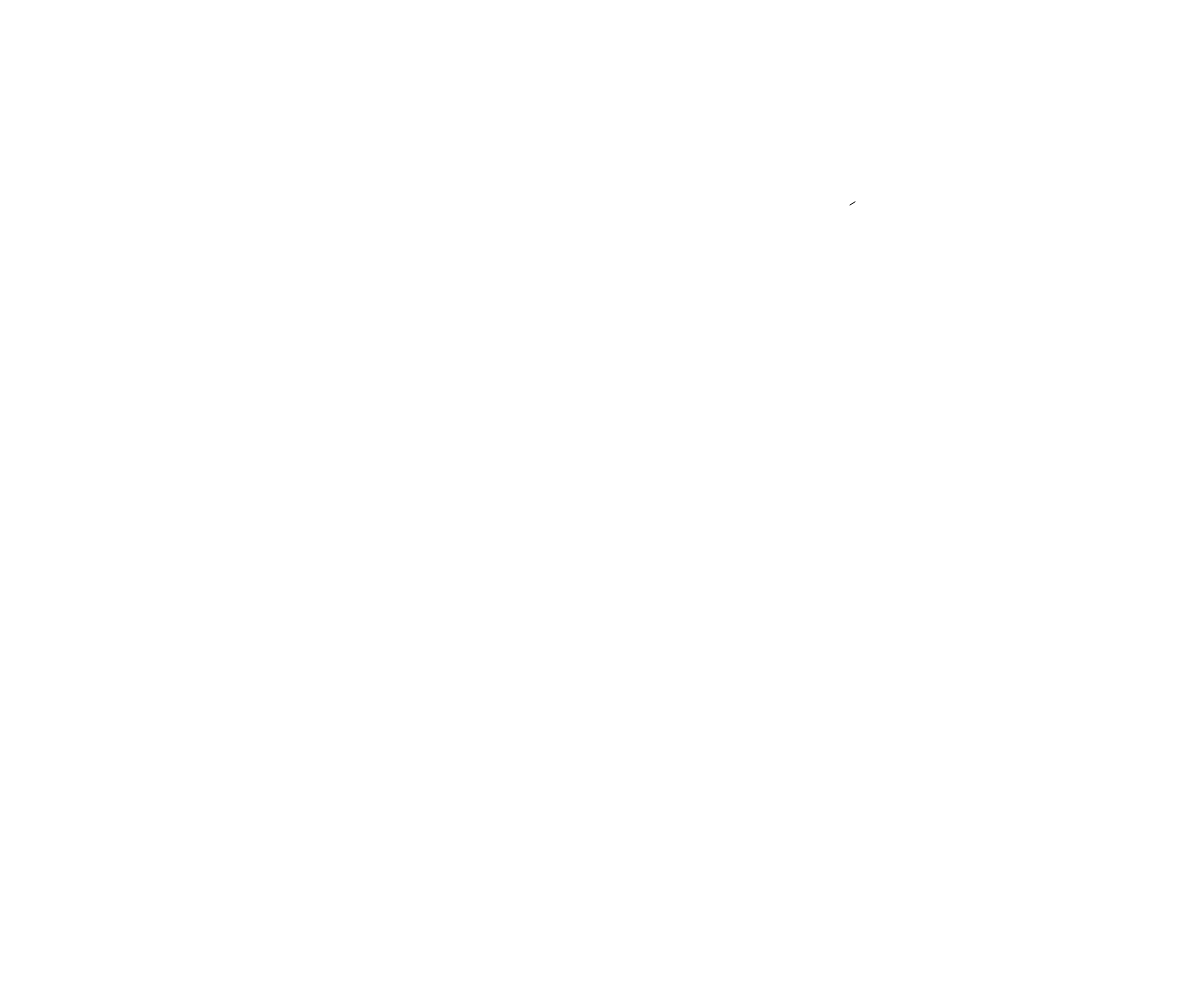
Frame 1 (no input)
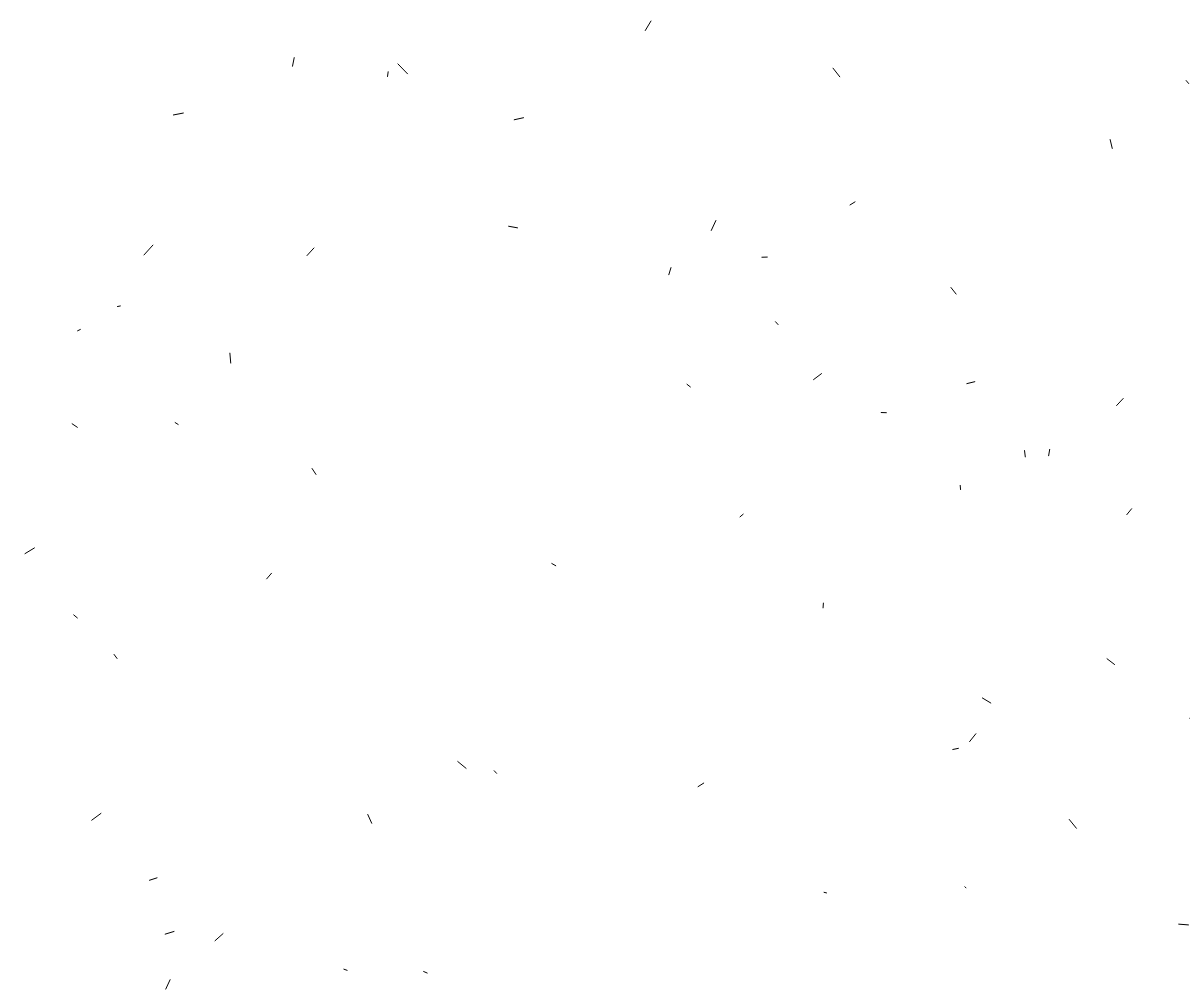
Frame 60 (no input)
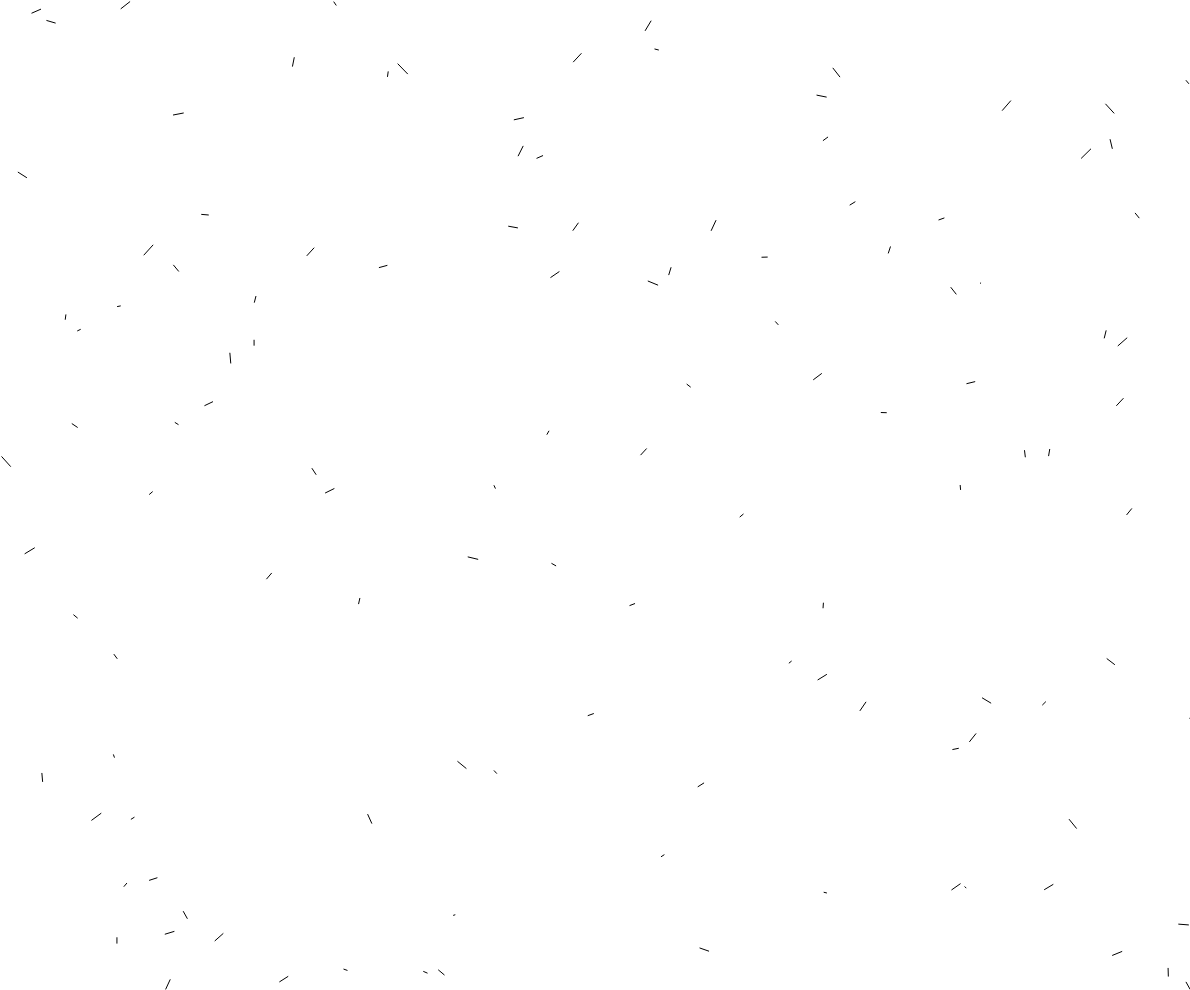
Frame 120 (the mouse pressed at the canvas centre since frame 60)

The p5.js sketch that drew these frames (run headless with seeded random() and noise() and a simulated clock; from frame 60 on, the mouse is pressed at the canvas centre):

// p5.js sketch
// ── sketch.js
function setup() {
  createCanvas(windowWidth - 10, windowHeight - 10);
}

function draw() {
  // Crear punto inicial con coordenadas aleatorias
  let a = {
    x: random(0, width),
    y: random(0, height)
  };

  // Crear punto final con coordenadas aleatorias
  let b = {
    x: a.x + random(-10, 10),
    y: a.y + random(-10, 10)
  };

  // Dibujar línea
  line(a.x, a.y, b.x, b.y);
}
